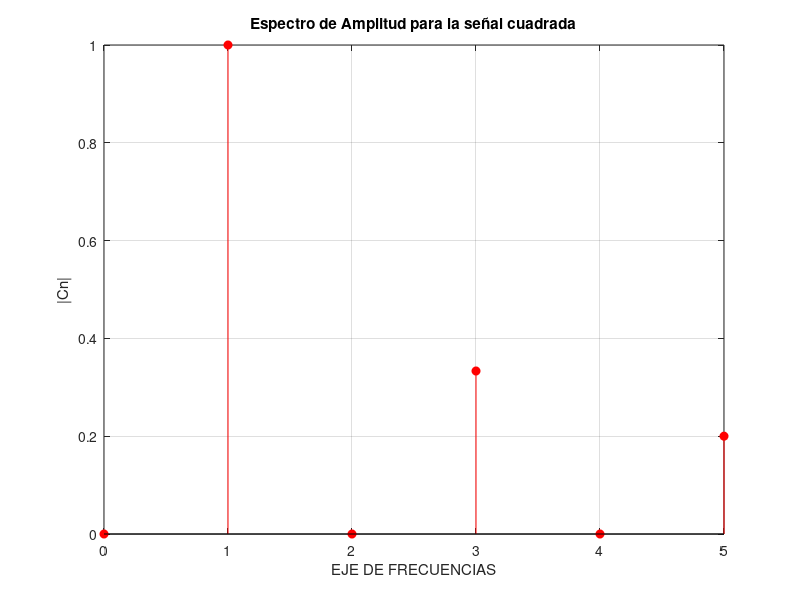

Reproduce this figure in MATLAB.
%% PRÁCTICA 6.8. Serie de Fourier compleja de una onda cuadrada

% Obtención del módulo de Cn (espectro de amplitudes):
clc, clear all, close all
num=input('ingrese número de componentes de frecuencia a considerar: ');
f=-num:1:num; % Eje de frecuencia
Ymax=1; % Amplitud de la señal
% Obtencion de los coeficientes complejos de Fourier (Cn)
Cn=zeros(1,length(f));
for n=-num:1:num;
    if n==0;
        Cn(num+n+1)=0;
    else
        Cn(num+n+1)=((-j*Ymax)/(n*pi))*(1-(-1)^n); % FÓRMULA FINAL DE Cn ENCONTRADA
    end
end
modulo=abs(Cn); % Módulo de los complejos (Espectro de amplitudes)
modulo_normalizado = modulo/max(modulo);
stem(f,modulo_normalizado,'r','filled')
grid on, 
title('Espectro de Amplitud para la señal cuadrada')
xlabel('EJE DE FRECUENCIAS'), 
ylabel('|Cn|'), 
xlim([0 num])
